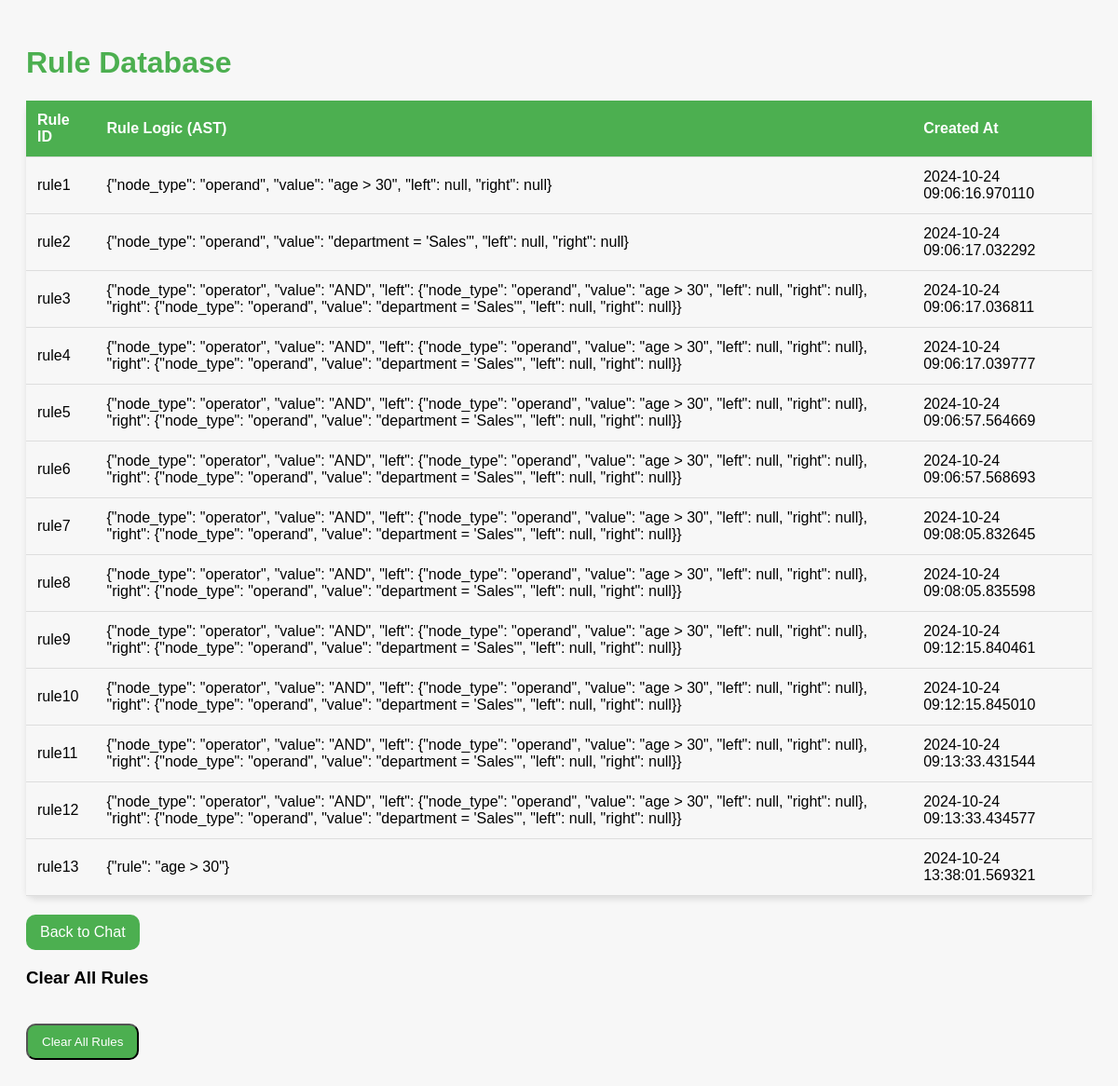
The app's page /rules with its own data.
### app.py (models this page shows)
class Rule(db.Model):
    id = db.Column(db.Integer, primary_key=True)
    rule_id = db.Column(db.String(50), unique=True, nullable=False)
    rule_ast = db.Column(db.Text, nullable=False)
    created_at = db.Column(db.DateTime, nullable=False, default=datetime.utcnow)

### app.py (the view)
@app.route('/rules', methods=['GET'])
def get_rules():
    rules_db = Rule.query.all()
    rules_list = [{"rule_id": rule.rule_id, "rule_ast": rule.rule_ast, "created_at": rule.created_at} for rule in rules_db]
    return render_template('rules.html', rules=rules_list)

### templates/rules.html (shortened to what this page needs)
<!DOCTYPE html>
<html lang="en">
<head>
    <link rel="stylesheet" href="https://cdnjs.cloudflare.com/ajax/libs/milligram/1.3.0/milligram.min.css">
</head>
<body>
    <h1>Rule Database</h1>
    <table>
        <thead>
            <tr>
                <th>Rule ID</th>
                <th>Rule Logic (AST)</th>
                <th>Created At</th>
            </tr>
        </thead>
        <tbody>
            {% for rule in rules %}
            <tr>
                <td>{{ rule.rule_id }}</td>
                <td>{{ rule.rule_ast }}</td>
                <td>{{ rule.created_at }}</td>
            </tr>
            {% endfor %}
        </tbody>
    </table>
    <a href="/" class="button">Back to Chat</a>
    <div>
        <h3>Clear All Rules</h3>
        <button class="button" onclick="clearAllRules()">Clear All Rules</button>
    </div>
</body>
</html>

### templates/rules.html (style rules this page uses)
body { font-family: 'Poppins', sans-serif; background-color: #f7f7f7; padding: 20px; }
h1 { color: #4caf50; }
table { width: 100%; margin-top: 20px; border-collapse: collapse; background-color: #fff; box-shadow: 0 4px 6px rgba(0, 0, 0, 0.1); border-radius: 10px; }
th, td { text-align: left; padding: 12px; border-bottom: 1px solid #ddd; }
th { background-color: #4caf50; color: white; }
td { background-color: #f7f7f7; }
.button { background-color: #4caf50; color: white; padding: 10px 15px; border-radius: 10px; text-decoration: none; display: inline-block; margin-top: 20px; }

### records on screen
Rule: rule_id "rule1", rule_ast "{\"node_type\": \"operand\", \"value\": \"age > 30\", \"left\": null, \"right\": null}", created_at "2024-10-24 09:06:16.970110"
Rule: rule_id "rule2", rule_ast "{\"node_type\": \"operand\", \"value\": \"department = 'Sales'\", \"left\": null, \"right\": null}", created_at "2024-10-24 09:06:17.032292"
Rule: rule_id "rule3", rule_ast "{\"node_type\": \"operator\", \"value\": \"AND\", \"left\": {\"node_type\": \"operand\", \"value\": \"age > 30\", \"left\": null, \"right\": null}, \"right\": {\"node_type\": \"operand\", \"value\": \"department = 'Sales'\", \"left\": null, \"right\": null}}", created_at "2024-10-24 09:06:17.036811"
Rule: rule_id "rule4", rule_ast "{\"node_type\": \"operator\", \"value\": \"AND\", \"left\": {\"node_type\": \"operand\", \"value\": \"age > 30\", \"left\": null, \"right\": null}, \"right\": {\"node_type\": \"operand\", \"value\": \"department = 'Sales'\", \"left\": null, \"right\": null}}", created_at "2024-10-24 09:06:17.039777"
Rule: rule_id "rule5", rule_ast "{\"node_type\": \"operator\", \"value\": \"AND\", \"left\": {\"node_type\": \"operand\", \"value\": \"age > 30\", \"left\": null, \"right\": null}, \"right\": {\"node_type\": \"operand\", \"value\": \"department = 'Sales'\", \"left\": null, \"right\": null}}", created_at "2024-10-24 09:06:57.564669"
Rule: rule_id "rule6", rule_ast "{\"node_type\": \"operator\", \"value\": \"AND\", \"left\": {\"node_type\": \"operand\", \"value\": \"age > 30\", \"left\": null, \"right\": null}, \"right\": {\"node_type\": \"operand\", \"value\": \"department = 'Sales'\", \"left\": null, \"right\": null}}", created_at "2024-10-24 09:06:57.568693"
Rule: rule_id "rule7", rule_ast "{\"node_type\": \"operator\", \"value\": \"AND\", \"left\": {\"node_type\": \"operand\", \"value\": \"age > 30\", \"left\": null, \"right\": null}, \"right\": {\"node_type\": \"operand\", \"value\": \"department = 'Sales'\", \"left\": null, \"right\": null}}", created_at "2024-10-24 09:08:05.832645"
Rule: rule_id "rule8", rule_ast "{\"node_type\": \"operator\", \"value\": \"AND\", \"left\": {\"node_type\": \"operand\", \"value\": \"age > 30\", \"left\": null, \"right\": null}, \"right\": {\"node_type\": \"operand\", \"value\": \"department = 'Sales'\", \"left\": null, \"right\": null}}", created_at "2024-10-24 09:08:05.835598"
Rule: rule_id "rule9", rule_ast "{\"node_type\": \"operator\", \"value\": \"AND\", \"left\": {\"node_type\": \"operand\", \"value\": \"age > 30\", \"left\": null, \"right\": null}, \"right\": {\"node_type\": \"operand\", \"value\": \"department = 'Sales'\", \"left\": null, \"right\": null}}", created_at "2024-10-24 09:12:15.840461"
Rule: rule_id "rule10", rule_ast "{\"node_type\": \"operator\", \"value\": \"AND\", \"left\": {\"node_type\": \"operand\", \"value\": \"age > 30\", \"left\": null, \"right\": null}, \"right\": {\"node_type\": \"operand\", \"value\": \"department = 'Sales'\", \"left\": null, \"right\": null}}", created_at "2024-10-24 09:12:15.845010"
Rule: rule_id "rule11", rule_ast "{\"node_type\": \"operator\", \"value\": \"AND\", \"left\": {\"node_type\": \"operand\", \"value\": \"age > 30\", \"left\": null, \"right\": null}, \"right\": {\"node_type\": \"operand\", \"value\": \"department = 'Sales'\", \"left\": null, \"right\": null}}", created_at "2024-10-24 09:13:33.431544"
Rule: rule_id "rule12", rule_ast "{\"node_type\": \"operator\", \"value\": \"AND\", \"left\": {\"node_type\": \"operand\", \"value\": \"age > 30\", \"left\": null, \"right\": null}, \"right\": {\"node_type\": \"operand\", \"value\": \"department = 'Sales'\", \"left\": null, \"right\": null}}", created_at "2024-10-24 09:13:33.434577"
Rule: rule_id "rule13", rule_ast "{\"rule\": \"age > 30\"}", created_at "2024-10-24 13:38:01.569321"
